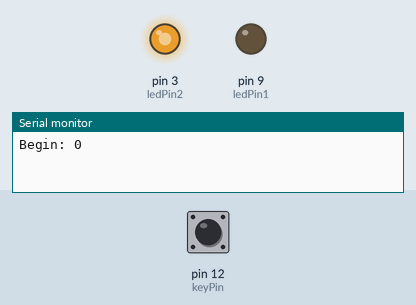
Bench run of a sketch on a simulated Arduino Uno, built with avr-gcc and run on an emulated ATmega328P. On the bench: output pins drawn as LEDs (lit = HIGH), the last lines printed to the serial monitor. Dashed ring = blinking. Inputs (shaded band) come from the test bench; at power-on: pin 12 (keyPin) HIGH.

Above: at 1.26 s.
1.3 s: pin 12 (keyPin) pulled LOW for 0.15 s
At 1.72 s:
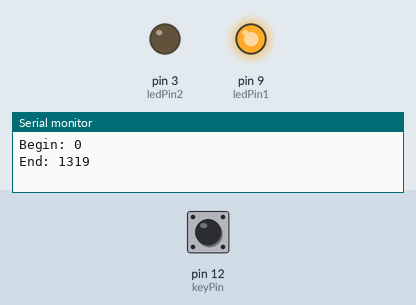
At 2.63 s:
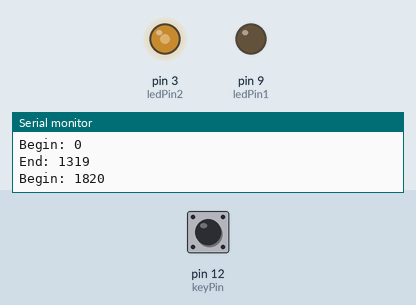
4.3 s: pin 12 (keyPin) pulled LOW for 1 s
At 5.52 s:
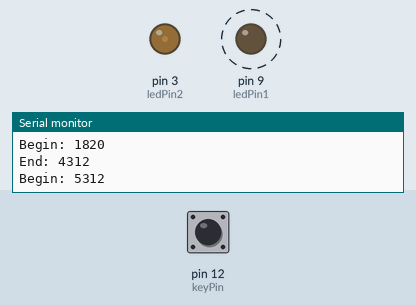
Timing chart, 0 to 13.3 s (numbered marks = the images above; inputs shaded):
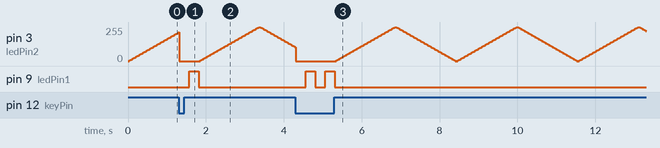

The sketch:

LED_PWM_rev_002.ino
```cpp
// Two LEDs and one button

const int keyPin = 12; // the number for button
const int ledPin1 = 9; // The red LED
const int ledPin2 = 3; // the green LED
int period, startTime; // This creates a variable integear called ' period'
bool isOn = false; // The 'bool' data types uses two values: True or Fasle for the button
byte brightness = 0; //The 'byte' keeps a 8 bit unsigned number. Choose from 0 to 255.
byte brightnessChange = 1; // See comment on top

void setup() {
  // put your setup code here, to run once:
  pinMode(keyPin,INPUT);//initialize the key pin as input
  pinMode(ledPin1,OUTPUT);//initialize the led pin as output
  pinMode(ledPin2,OUTPUT);//initialize the led pin as output
  Serial.begin(9600);// This opens serial port for coming data
}

void loop() {
  // put your main code here, to run repeatedly:
  if(digitalRead(keyPin) == LOW) {
    digitalWrite(ledPin1, LOW);//turn on the led
    delay(250);// Useful for pausing the program
    digitalWrite(ledPin1,HIGH);//turn off the led EDIT
    delay(250); // Good for resetting the red LED

  }
  else {
    // When the button is pressed
    digitalWrite(ledPin1, LOW);
    Serial.print("Begin: ");
    Serial.println(millis());
    for (int fadeValue = 0 ; fadeValue <= 255; fadeValue += 5) {
      if(digitalRead(keyPin) == LOW) {
        digitalWrite(ledPin2, LOW);
        break; // Good for looping by bypassing the normal loop condition
      }
      // sets the value (range from 0 to 255):
      analogWrite(ledPin2, fadeValue); // Sample from Fading to fade with LED
      // wait for 30 milliseconds to see the dimming effect
      delay(30);
    }

    // fade out from max to min in increments of 5 points:
    for (int fadeValue = 255 ; fadeValue >= 0; fadeValue -= 5) {
      if(digitalRead(keyPin) == LOW) {
        digitalWrite(ledPin2, LOW);
        break;
      }
      // sets the value (range from 0 to 255):
      analogWrite(ledPin2, fadeValue);
      // wait for 30 milliseconds to see the dimming effect
      delay(30);
    }

    Serial.print("End: ");
    Serial.println(millis());
    Serial.println("");
  }
}
```

Measured:
- after the input at 1.3 s, pin 9 (ledPin1): LOW → HIGH after 0.27 s, → LOW 0.25 s later
- after the input at 4.3 s, pin 9 (ledPin1): alternates HIGH for 0.25 s and LOW for 0.25 s, 4 changes in all, then stays LOW, starting after 0.26 s
